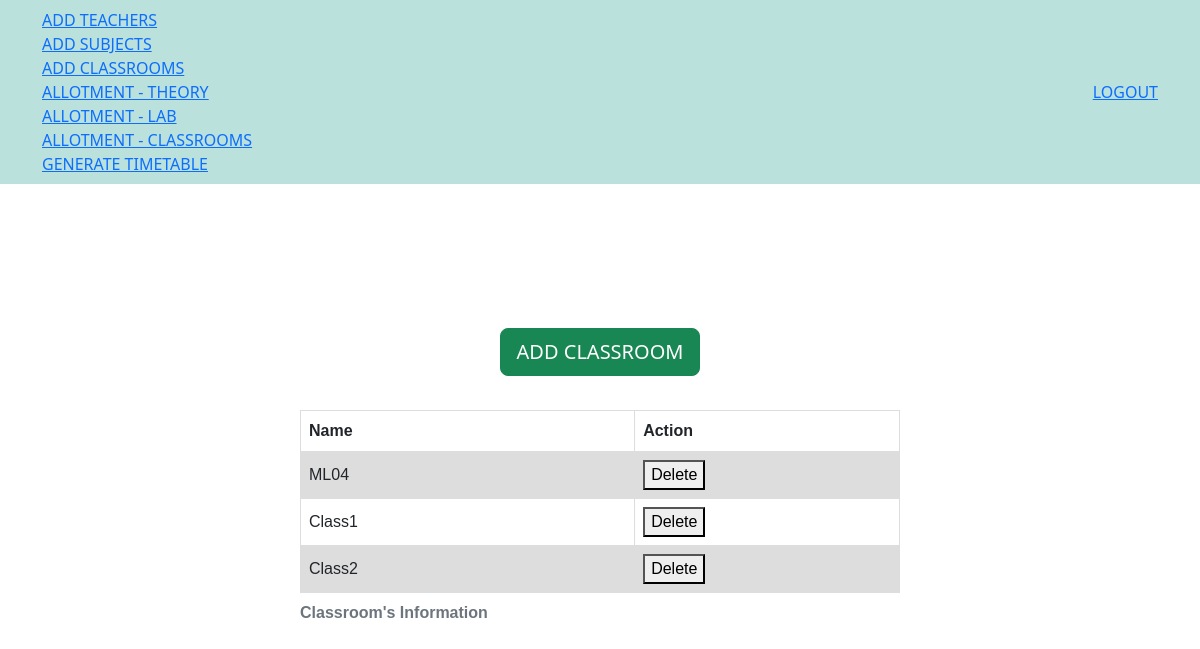
The app's page /addclassrooms.php with its own data.
### tables this page shows
CREATE TABLE `classrooms` (
  `name` varchar(30) NOT NULL,
  `status` int(1) NOT NULL
);

### addclassrooms.php (the view, shortened to what this page needs)
<!DOCTYPE html>
<head>
    <link href="./assets/css/bootstrap.css" rel="stylesheet" />
    <link href="./assets/css/font-awesome.min.css" rel="stylesheet" />
    <link href="./assets/css/flexslider.css" rel="stylesheet" />
</head>
<body>
    <nav class="navbar navbar-inverse navbar-fixed-top" id="menu">
        <div class="container">
            <ul class="nav navbar-nav">
                <li><a href="addteachers.php">ADD TEACHERS</a></li>
                <li><a href="addsubjects.php">ADD SUBJECTS</a></li>
                <li><a href="addclassrooms.php">ADD CLASSROOMS</a></li>
                <li><a href="allotsubjects.php">ALLOTMENT - THEORY</a></li>
                <li><a href="allotLab.php">ALLOTMENT - LAB</a></li>
                <li><a href="allotclasses.php">ALLOTMENT - CLASSROOMS</a></li>
                <li><a href="generatetimetable.php">GENERATE TIMETABLE</a></li>
            </ul>
            <ul class="nav navbar-nav navbar-right">
                <li><a href="index.php">LOGOUT</a></li>
            </ul>
        </div>
    </nav>
    <br>
    <div align="center" style="margin-top:10%">
        <button id="classroommanual" class="btn btn-success btn-lg">ADD CLASSROOM
        </button>
    </div>
    <div align="center">
        <br>
        <table id=classroomstable>
            <caption><strong>Classroom's Information</strong></caption>
            <tr>
                <th width="100">Name</th>
                <th width="60">Action</th>
            </tr>
            <?php
            $q = mysqli_query(
                mysqli_connect("localhost", "root", "", "lamp_innovative"),
                "SELECT * FROM classrooms "
            );
            while ($row = mysqli_fetch_assoc($q)) {
                echo "<tr><td>{$row['name']}</td><td><button>Delete</button></td></tr>\n";
            }
            ?>
        </table>
    </div>
</body>
</html>

### addclassrooms.php (style rules this page uses)
table { margin-top: 10px; font-family: arial, sans-serif; border-collapse: collapse; width: 50%; }
td, th { border: 1px solid #dddddd; text-align: left; padding: 8px; }
tr:nth-child(even) { background-color: #dddddd; }

### records on screen
classrooms: name "ML04"
classrooms: name "Class1"
classrooms: name "Class2"
